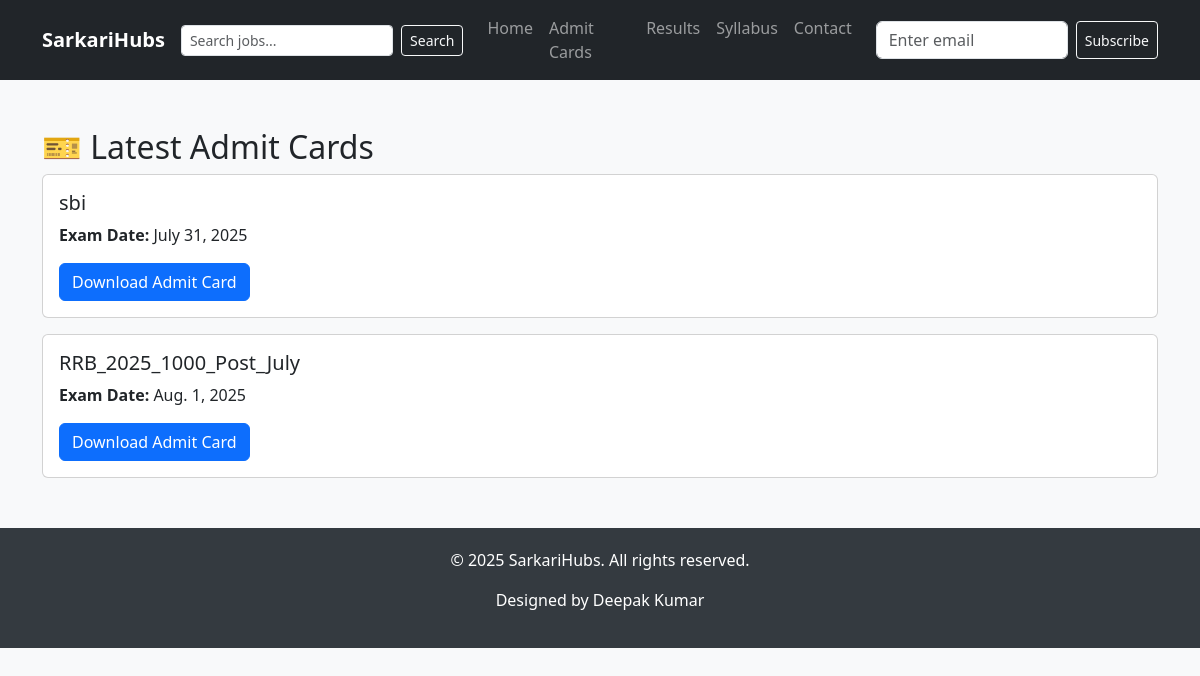
The app's page /admit_cards/, older data.
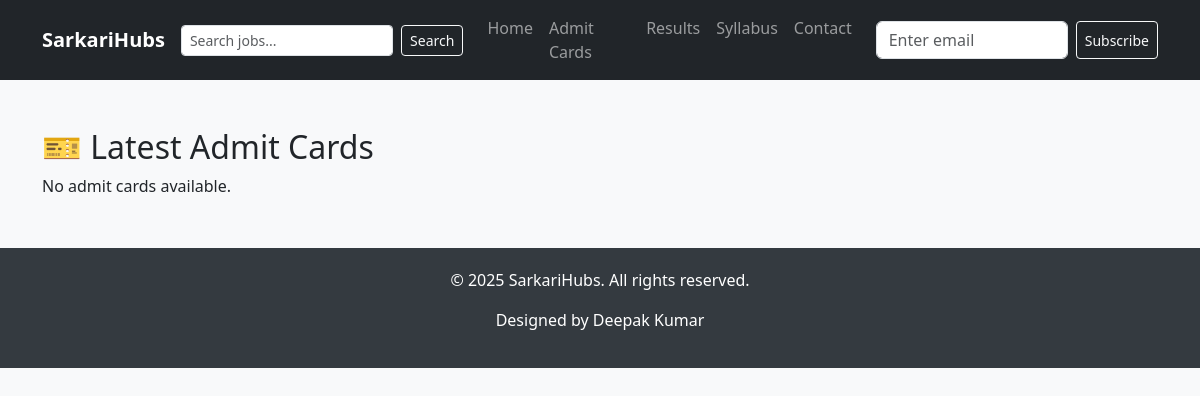
The same page, newer data.
### core/models.py (models this page shows, shortened)
class AdmitCard(models.Model):
    title = models.CharField(max_length=200)
    exam_date = models.DateField(null=True, blank=True)
    download_link = models.URLField()
    date_published = models.DateField(null=True, blank=True)
    posted_on = models.DateTimeField(auto_now_add=True)

### core/views.py (the view)
# urls.py: path('admit_cards/', views.admit_cards, name='admit_cards'),
def admit_cards(request):
    cards = AdmitCard.objects.all().order_by('-posted_on')
    return render(request, 'admit_cards.html', {'cards':cards, 'now': datetime.now()})

### core/templates/admit_cards.html
{% extends "base.html" %}
{% block content %}
<div class="container mt-5">
    <h2>🎫 Latest Admit Cards</h2>
    {% for card in cards %}
        <div class="card mb-3">
            <div class="card-body">
                <h5>{{ card.title }}</h5>
                {% if card.exam_date %}
                    <p><strong>Exam Date:</strong> {{ card.exam_date }}</p>
                {% endif %}
                <a href="{{ card.download_link }}" class="btn btn-primary" target="_blank">Download Admit Card</a>
            </div>
        </div>
    {% empty %}
        <p>No admit cards available.</p>
    {% endfor %}
</div>
{% endblock %}

Row changes from the older to the newer data that the page shows:
removed AdmitCard: title "sbi", exam_date "July 31, 2025"
removed AdmitCard: title "RRB_2025_1000_Post_July", exam_date "Aug. 1, 2025"
Text that changed along with them:
text now shown: "No admit cards available."
